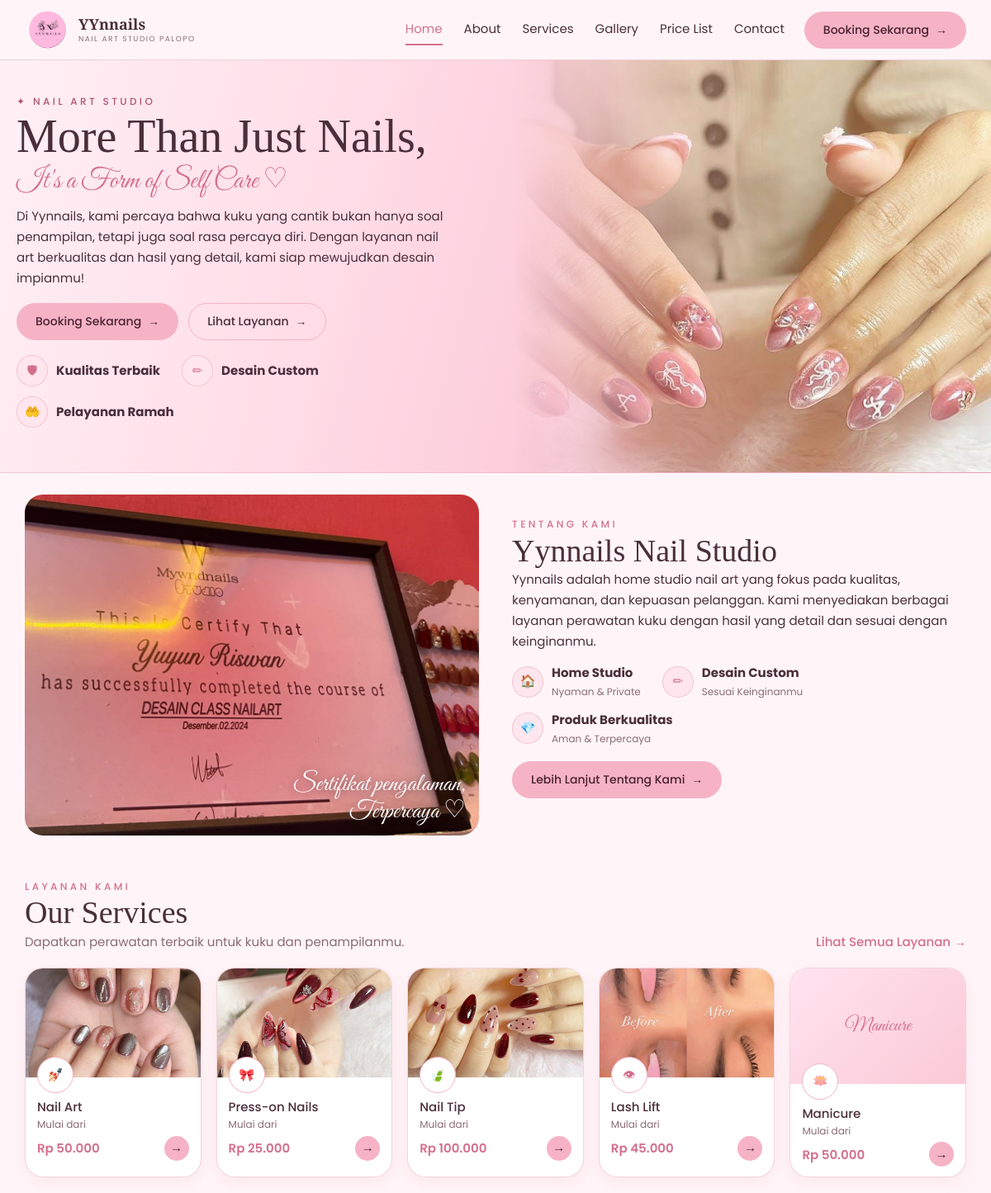
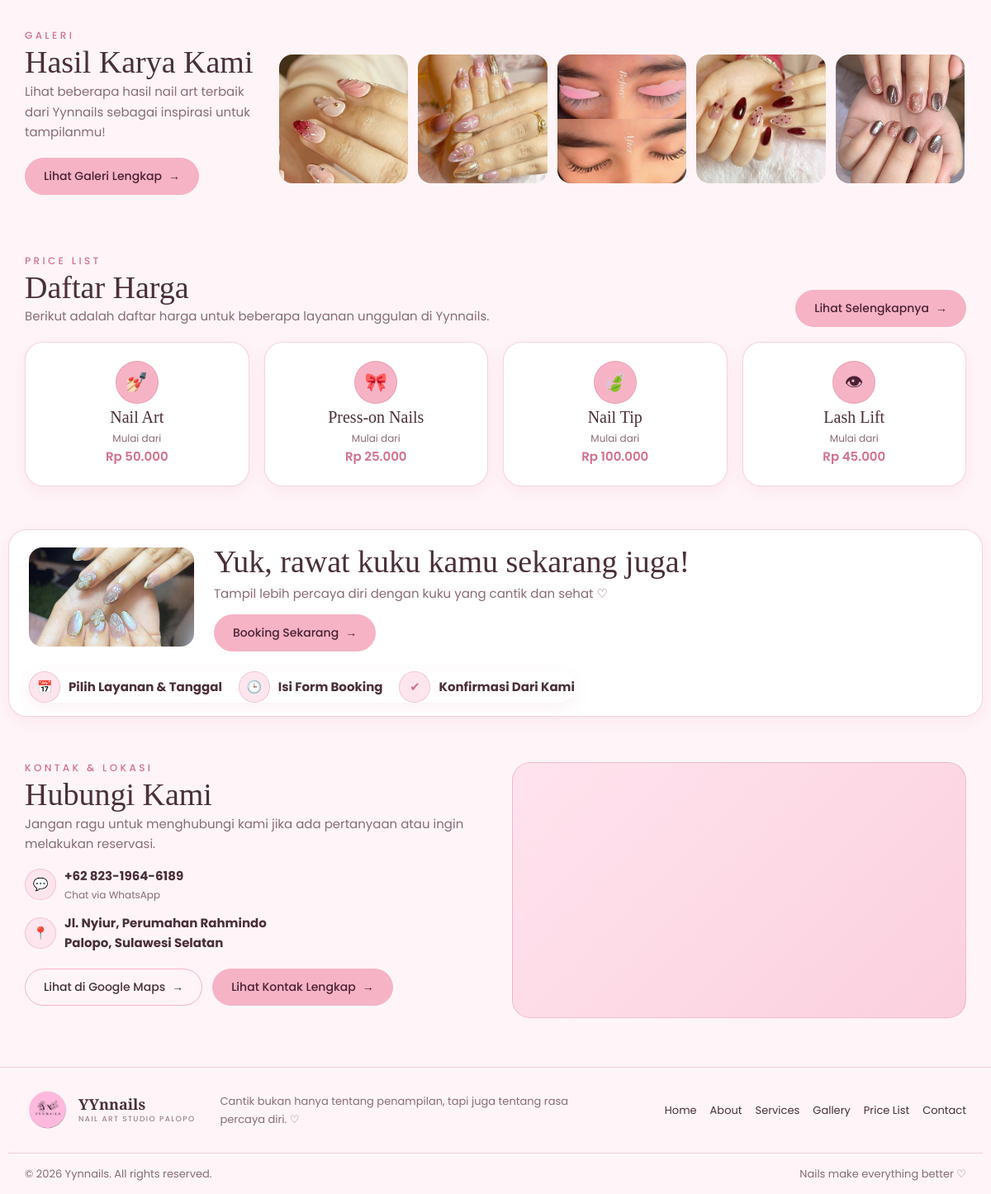
The page / on the database its author committed (2 pictures, top to bottom).
### tables this page shows
CREATE TABLE IF NOT EXISTS `layanan` (
  `id_layanan` int NOT NULL AUTO_INCREMENT,
  `nama_layanan` varchar(100) NOT NULL,
  `deskripsi` text NOT NULL,
  `harga` decimal(12,2) NOT NULL,
  `satuan` varchar(20) NOT NULL DEFAULT '',
  `gambar` varchar(255) NOT NULL DEFAULT '',
  `gambar_harga` varchar(255) NOT NULL DEFAULT '',
  `ikon` varchar(20) NOT NULL DEFAULT '✦',
  `kategori` varchar(30) NOT NULL,
  `kelompok` enum('utama','lainnya') NOT NULL DEFAULT 'utama',
  `urutan` int NOT NULL DEFAULT '0',
  `tampil_layanan` tinyint(1) NOT NULL DEFAULT '1',
  `tampil_harga` tinyint(1) NOT NULL DEFAULT '1',
  `bisa_booking` tinyint(1) NOT NULL DEFAULT '1',
  `unggulan` tinyint(1) NOT NULL DEFAULT '0',
  `aktif` tinyint(1) NOT NULL DEFAULT '1',
  `durasi_menit` int NOT NULL DEFAULT '60',
  PRIMARY KEY (`id_layanan`)
);

CREATE TABLE IF NOT EXISTS `galeri` (
  `id_galeri` int unsigned NOT NULL AUTO_INCREMENT,
  `judul` varchar(150) NOT NULL,
  `kategori` varchar(100) NOT NULL,
  `foto` varchar(255) NOT NULL,
  `deskripsi` text,
  `created_at` timestamp NOT NULL DEFAULT CURRENT_TIMESTAMP,
  `karya_terbaik` tinyint(1) NOT NULL DEFAULT '0',
  PRIMARY KEY (`id_galeri`)
);

### index.php (called while the page is built)
<?php
require __DIR__ . '/includes/lib.php';
render_page('home');

### data/content.php (called while the page is built, shortened)
<?php
$I = 'assets/img/';
$cats = [['Semua'], ['Nail Art','nailart','✦'], ['Press-on Nails','presson','🎀'], ['Nail Tip','tip','🦋'],
         ['Lash Lift','lash','👁'], ['Manicure','mani','🪷'],['Remover Nail Art','remover','♡']];
$footerCta = ['Booking Sekarang','booking.php'];

### includes/db.php (called while the page is built)
<?php
function db(): PDO {
  static $koneksi = null;
  if ($koneksi === null) {
    require __DIR__ . '/../config/database.php';
    $koneksi = $pdo;
  }
  return $koneksi;
}

### includes/layanan.php (called while the page is built, shortened)
<?php
require_once __DIR__ . '/db.php';
function rp($angka): string {
  return 'Rp ' . number_format((float) $angka, 0, ',', '.');
}
function layanan_semua(): array {
  static $cache = null;
  if ($cache !== null) return $cache;
  try {
    $cache = db()->query(
      'SELECT id_layanan, nama_layanan, deskripsi, harga, satuan, gambar, gambar_harga,
              ikon, kategori, kelompok, tampil_layanan, tampil_harga, bisa_booking, unggulan
       FROM layanan
       WHERE aktif = 1
       ORDER BY urutan, id_layanan'
    )->fetchAll();
  } catch (Throwable $e) {
    error_log('Gagal memuat layanan: ' . $e->getMessage());
    $cache = [];
  }
  return $cache;
}
function layanan_harga_teks(array $r): string {
  return rp($r['harga']) . ($r['satuan'] ?? '');
}
function layanan_items(string $sumber): array {
  $o = [];
  foreach (layanan_semua() as $r) {
    $teks = layanan_harga_teks($r);
    if ($sumber === 'layanan' || $sumber === 'beranda_layanan') {
      if ((int) $r['tampil_layanan'] !== 1) continue;
      $o[] = ['img' => $r['gambar'], 'icon' => $r['ikon'], 'title' => $r['nama_layanan'],
              'text' => $r['deskripsi'], 'label' => 'Mulai dari', 'price' => $teks,
              'cat' => $r['kategori'], 'url' => 'booking.php'];
    } elseif ($sumber === 'beranda_harga') {
      if ((int) $r['unggulan'] !== 1) continue;
      $o[] = ['icon' => $r['ikon'], 'title' => $r['nama_layanan'], 'label' => 'Mulai dari',
              'price' => $teks, 'url' => 'pricelist.php'];
    }
  }
  if ($sumber === 'beranda_layanan') $o = array_slice($o, 0, 5);
  return $o;
}

### includes/lib.php (the view, shortened to what this page needs)
<?php
$C = require __DIR__ . '/../data/content.php';
function e($s){ return htmlspecialchars((string)$s, ENT_QUOTES, 'UTF-8'); }
function nl($s){ return nl2br(e($s)); }
function g($a, $k, $d = ''){ return $a[$k] ?? $d; }
function u($x){
  global $C; $s = $C['site'];
  $m = [
    '@wa'=>'https://wa.me/'.$s['wa'],
    '@ig'=>$s['ig'],
    '@tt'=>$s['tt'],
    '@fb'=>$s['fb'],
    '@mail'=>'mailto:'.$s['email'],
    '@maps'=>$s['maps'],
    '@contact'=>'contact.php'
  ];
  return e($m[$x] ?? $x);
}
function img($src, $alt = ''){
  if ($src && is_file(dirname(__DIR__).'/'.$src)) return '<img src="'.e($src).'" alt="'.e($alt).'" loading="lazy">';
  return '<div class="ph"><span>'.e($alt).'</span></div>';
}
function btn($b){ $st = $b[2] ?? 'primary'; return '<a class="btn '.e($st).'" href="'.u($b[1]).'">'.e($b[0]).' <i>→</i></a>'; }
function btns($a){ $o = ''; foreach ($a ?: [] as $b) $o .= btn($b); return $o ? '<div class="btns">'.$o.'</div>' : ''; }
function head($s){
  $h = '';
  if (!empty($s['eyebrow'])) $h .= '<p class="eyebrow">'.e($s['eyebrow']).'</p>';
  if (!empty($s['title']))   $h .= '<h2>'.e($s['title']).'</h2>';
  if (!empty($s['text']) && is_string($s['text'])) $h .= '<p class="mut">'.nl($s['text']).'</p>';
  return $h;
}
function ics($items, $cls){
  $o = '<ul class="'.$cls.'">';
  foreach ($items as $i) $o .= '<li><span class="ic">'.e($i[0]).'</span><div><b>'.nl($i[1]).'</b>'.(!empty($i[2]) ? '<small>'.nl($i[2]).'</small>' : '').'</div></li>';
  return $o.'</ul>';
}
function logo(){
    return '<a class="logo" href="index.php">'
        . '<img src="assets/img/logo.png" alt="Logo Yynnails" class="logo-img">'
        . '<span class="logo-text">'
        . '<b>YYnnails</b>'
        . '<small>NAIL ART STUDIO PALOPO</small>'
        . '</span>'
        . '</a>';
}
require_once __DIR__ . '/db.php';
require_once __DIR__ . '/layanan.php';
require_once __DIR__ . '/header.php';
require_once __DIR__ . '/footer.php';
function render_page($k){
  global $C; $p = $C['pages'][$k];
  top($p);
  foreach ($p['sections'] as $s) { $f = 's_'.$s['type']; if (function_exists($f)) $f($s); }
  foot();
}
function s_hero($s){
  echo '<section class="hero">';
  echo '<div class="hero-layout">';
  echo '<div class="hero-copy">';
  echo '<p class="eyebrow">✦ '.e(g($s,'eyebrow')).'</p>';
  echo '<h1>'.e($s['title']).'</h1>';
  echo '<p class="script">'.e(g($s,'script')).'</p>';
  echo '<p class="lead">'.nl(g($s,'text')).'</p>';
  echo btns(g($s,'buttons',[]));
  if (!empty($s['badges'])) echo ics($s['badges'], 'inl');
  echo '</div>';
  echo '<div class="himg">';
  echo img(g($s,'image'), $s['title']);
  echo '</div>';
  echo '</div></section>';
}
function s_split($s){
  echo '<section'.(!empty($s['id']) ? ' id="'.e($s['id']).'"' : '').' class="sec"><div class="wrap two split'.(!empty($s['reverse']) ? ' rev' : '').'"><div class="simg">'.img(g($s,'image'), $s['title'])
     . (!empty($s['deco']) ? '<em class="deco">'.nl($s['deco']).'</em>' : '').'</div><div>'
     . head(['eyebrow'=>g($s,'eyebrow'), 'title'=>g($s,'title')]);
  foreach (g($s,'paras',[]) as $p) echo '<p>'.nl($p).'</p>';
  if (!empty($s['list'])) echo ics($s['list'], 'inl');
  if (!empty($s['button'])) echo '<div class="btns">'.btn($s['button']).'</div>';
  echo '</div></div></section>';
}
function s_cards($s){
  if (!empty($s['source'])) {
    $s['items'] = layanan_items($s['source']);
  }
  $st = g($s,'style','service');
  echo '<section'.(!empty($s['id']) ? ' id="'.e($s['id']).'"' : '').' class="sec"><div class="wrap" data-filter-scope><div class="shead"><div>'.head($s).'</div>'
     . (!empty($s['badge']) ? '<span class="tag fill">'.e($s['badge']).'</span>' : '')
     . (!empty($s['link']) ? '<a class="lnk" href="'.u($s['link'][1]).'">'.e($s['link'][0]).' →</a>' : '')
     . (!empty($s['button']) ? btn($s['button']) : '').'</div>';
  echo '<div class="grid g'.(int)g($s,'cols',3).' k-'.e($st).'">';
  foreach ($s['items'] as $i) {
    echo '<article class="card" data-cat="'.e(g($i,'cat')).'">';
    if (!empty($i['img'])) echo '<div class="cimg">'.img($i['img'], $i['title']).(!empty($i['icon']) ? '<span class="ic">'.e($i['icon']).'</span>' : '').'</div>';
    echo '<div class="cb">';
    if (empty($i['img']) && !empty($i['icon'])) echo '<span class="ic big">'.e($i['icon']).'</span>';
    echo '<h3>'.e($i['title']).'</h3>'.(!empty($i['text']) ? '<p>'.nl($i['text']).'</p>' : '')
       . '<div class="cf">'.(!empty($i['label']) ? '<small>'.e($i['label']).'</small>' : '')
       . '<b class="'.(in_array($st, ['price','photo']) ? 'pill' : 'pr').'">'.e($i['price']).'</b>'
       . '<a class="go" href="'.u(g($i,'url','booking.php')).'">→</a></div></div></article>';
  }
  echo '</div></div></section>';
}
function s_strip($s){
  $pdo = db();
  $images = [];
  if (($s['id'] ?? '') === 'gallery') {
    try {
      $stmt = $pdo->query(
        'SELECT judul, foto
         FROM galeri
         WHERE karya_terbaik = 1
         ORDER BY created_at DESC, id_galeri DESC'
      );
      $karya = $stmt->fetchAll(PDO::FETCH_ASSOC);
      foreach ($karya as $item) {
        $foto = $item['foto'] ?? '';
        $pathFoto = dirname(__DIR__) . '/' . ltrim($foto, '/');
        if ($foto !== '' && is_file($pathFoto)) {
          $images[] = [
            'foto' => $foto,
            'judul' => $item['judul']
          ];
        }
      }
    } catch (Throwable $e) {
      error_log('Gagal memuat karya terbaik: ' . $e->getMessage());
    }
  }
  echo '<section'.(!empty($s['id']) ? ' id="'.e($s['id']).'"' : '').' class="sec"><div class="wrap strip"><div>'.head($s).btns([$s['button']]).'</div><div class="row">';
  if (($s['id'] ?? '') === 'gallery') {
    foreach ($images as $item) {
      echo '<figure>'.img($item['foto'], $item['judul']).'</figure>';
    }
  } else {
    foreach ($s['images'] ?? [] as $m) {
      echo '<figure>'.img($m, 'Galeri').'</figure>';
    }
  }
  echo '</div></div></section>';
}
function s_cta($s){
  $right = !empty($s['side']) || !empty($s['images']);
  echo '<section class="sec"><div class="wrap cta">';
  if (!empty($s['image'])) echo '<div class="cta-img">'.img($s['image'], $s['title']).'</div>';
  elseif (!empty($s['deco'])) echo '<div class="cta-sc">'.nl($s['deco']).'</div>';
  echo '<div class="cta-t">'.(!empty($s['eyebrow']) ? '<p class="eyebrow">'.e($s['eyebrow']).'</p>' : '').'<h2>'.e($s['title']).'</h2><p>'.nl($s['text']).'</p>'
     . ($right && !empty($s['button']) ? btn($s['button']) : '').'</div>';
  if (!empty($s['side'])) echo ics($s['side'], 'fbar sm');
  echo '</div></section>';
}
function s_map($s){
  echo '<section'.(!empty($s['id']) ? ' id="'.e($s['id']).'"' : '').' class="sec"><div class="wrap two mp"><div>'.head($s);
  if (!empty($s['items'])) echo ics($s['items'], 'inl col');
  echo btns(g($s,'buttons',[])).'</div><div class="mapbox">';
  if (!empty($s['embed'])) echo '<iframe src="'.e($s['embed']).'" loading="lazy"></iframe>';
  else echo '<div class="pin"><span>📍</span><b>'.e($s['place']).'</b><small>'.nl($s['address']).'</small></div>';
  echo '</div></div></section>';
}

### includes/header.php
<?php
require_once __DIR__ . '/navbar.php';
function top($p){
  global $C;
  echo '<!doctype html><html lang="id"><head><meta charset="utf-8"><meta name="viewport" content="width=device-width,initial-scale=1">'
     . '<title>'.e($p['title']).' – '.e($C['site']['name']).'</title>'
     . '<link rel="preconnect" href="https://fonts.googleapis.com"><link rel="preconnect" href="https://fonts.gstatic.com" crossorigin>'
     . '<link href="https://fonts.googleapis.com/css2?family=Great+Vibes&family=Playfair+Display:wght@400;500;600&family=Poppins:wght@300;400;500;600&display=swap" rel="stylesheet">'
. '<link rel="stylesheet" href="https://cdnjs.cloudflare.com/ajax/libs/font-awesome/6.7.2/css/all.min.css">'
. '<link rel="stylesheet" href="assets/css/style.css"></head><body data-wa="'.e($C['site']['wa']).'">'
     . '<header class="top"><div class="wrap nav">'.logo().'<button class="burger" aria-label="Menu">☰</button><nav>';
  navbar();
  echo '</nav>'.btn($C['cta_nav']).'</div></header><main>';
}

### includes/navbar.php
<?php
function navbar(){
  global $C;
  $cur = basename($_SERVER['SCRIPT_NAME']);
  $pageKey = pathinfo($cur, PATHINFO_FILENAME);
foreach ($C['nav'] as $n) {
  $navKey = $n[0] === 'Price List'
    ? 'pricelist'
    : strtolower($n[0]);
  $isActive = ($pageKey === 'index' && $navKey === 'home')
    || ($pageKey === $navKey);
  echo '<a href="'.e($n[1]).'" data-nav="'.e($navKey).'"'
    .($isActive ? ' class="on"' : '')
    .'>'.e($n[0]).'</a>';
}
}

### includes/footer.php
<?php
function foot(){
  global $C; $s = $C['site'];
  echo '</main><footer><div class="wrap foot">'.logo().'<p>'.e($s['footer_text']).'</p>'.socials().'<nav class="fnav">';
  foreach ($C['nav'] as $n) echo '<a href="'.e($n[1]).'">'.e($n[0]).'</a>';
  echo '</nav></div><div class="wrap copy"><span>'.e($s['copyright']).'</span><span>'.e($s['footer_note']).'</span></div></footer>'
     . '<script src="assets/js/app.js"></script></body></html>';
}

### rows shown on the page
layanan: gambar (picture), ikon "💅🏻", nama_layanan "Nail Art", label "Mulai dari", price "Rp 50.000"
layanan: gambar (picture), ikon "🎀", nama_layanan "Press-on Nails", label "Mulai dari", price "Rp 25.000"
layanan: gambar (picture), ikon "🍃", nama_layanan "Nail Tip", label "Mulai dari", price "Rp 100.000"
layanan: gambar (picture), ikon "👁", nama_layanan "Lash Lift", label "Mulai dari", price "Rp 45.000"
layanan: nama_layanan "Manicure", ikon "🪷", label "Mulai dari", price "Rp 50.000"
galeri: foto (picture)
galeri: foto (picture)
galeri: foto (picture)
galeri: foto (picture)
galeri: foto (picture)

### other values the page prints
$n[0] "Home"
$n[0] "About"
$n[0] "Services"
$n[0] "Gallery"
$n[0] "Price List"
$n[0] "Contact"
$b[0] "Booking Sekarang"
g($s,'eyebrow') "NAIL ART STUDIO"
$s['title'] "More Than Just Nails,"
g($s,'script') "It's a Form of Self Care ♡"
$b[0] "Lihat Layanan"
$i[0] "🛡"
nl($i[1]) "Kualitas Terbaik"
$i[0] "✏"
nl($i[1]) "Desain Custom"
